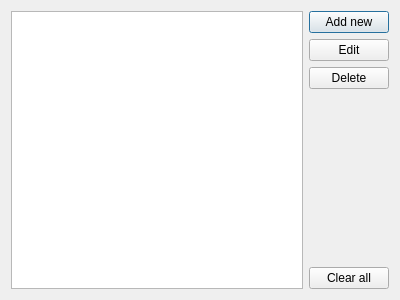
<?xml version="1.0" encoding="UTF-8"?>
<ui version="4.0">
 <class>listdialog</class>
 <widget class="QDialog" name="listdialog">
  <property name="geometry">
   <rect>
    <x>0</x>
    <y>0</y>
    <width>400</width>
    <height>300</height>
   </rect>
  </property>
  <property name="windowTitle">
   <string>Phone Book</string>
  </property>
  <layout class="QGridLayout" name="gridLayout">
   <item row="0" column="0">
    <widget class="QListWidget" name="list"/>
   </item>
   <item row="0" column="1">
    <layout class="QVBoxLayout" name="verticalLayout">
     <item>
      <widget class="QPushButton" name="addButton">
       <property name="text">
        <string>Add new</string>
       </property>
      </widget>
     </item>
     <item>
      <widget class="QPushButton" name="editButton">
       <property name="text">
        <string>Edit</string>
       </property>
      </widget>
     </item>
     <item>
      <widget class="QPushButton" name="deleteButton">
       <property name="text">
        <string>Delete</string>
       </property>
      </widget>
     </item>
     <item>
      <spacer name="verticalSpacer">
       <property name="orientation">
        <enum>Qt::Vertical</enum>
       </property>
       <property name="sizeHint" stdset="0">
        <size>
         <width>20</width>
         <height>40</height>
        </size>
       </property>
      </spacer>
     </item>
     <item>
      <widget class="QPushButton" name="clearButton">
       <property name="text">
        <string>Clear all</string>
       </property>
      </widget>
     </item>
    </layout>
   </item>
  </layout>
 </widget>
 <layoutdefault spacing="6" margin="11"/>
 <tabstops>
  <tabstop>list</tabstop>
  <tabstop>addButton</tabstop>
  <tabstop>editButton</tabstop>
  <tabstop>deleteButton</tabstop>
  <tabstop>clearButton</tabstop>
 </tabstops>
 <resources/>
 <connections>
  <connection>
   <sender>clearButton</sender>
   <signal>clicked()</signal>
   <receiver>list</receiver>
   <slot>clear()</slot>
   <hints>
    <hint type="sourcelabel">
     <x>365</x>
     <y>271</y>
    </hint>
    <hint type="destinationlabel">
     <x>276</x>
     <y>185</y>
    </hint>
   </hints>
  </connection>
 </connections>
</ui>
